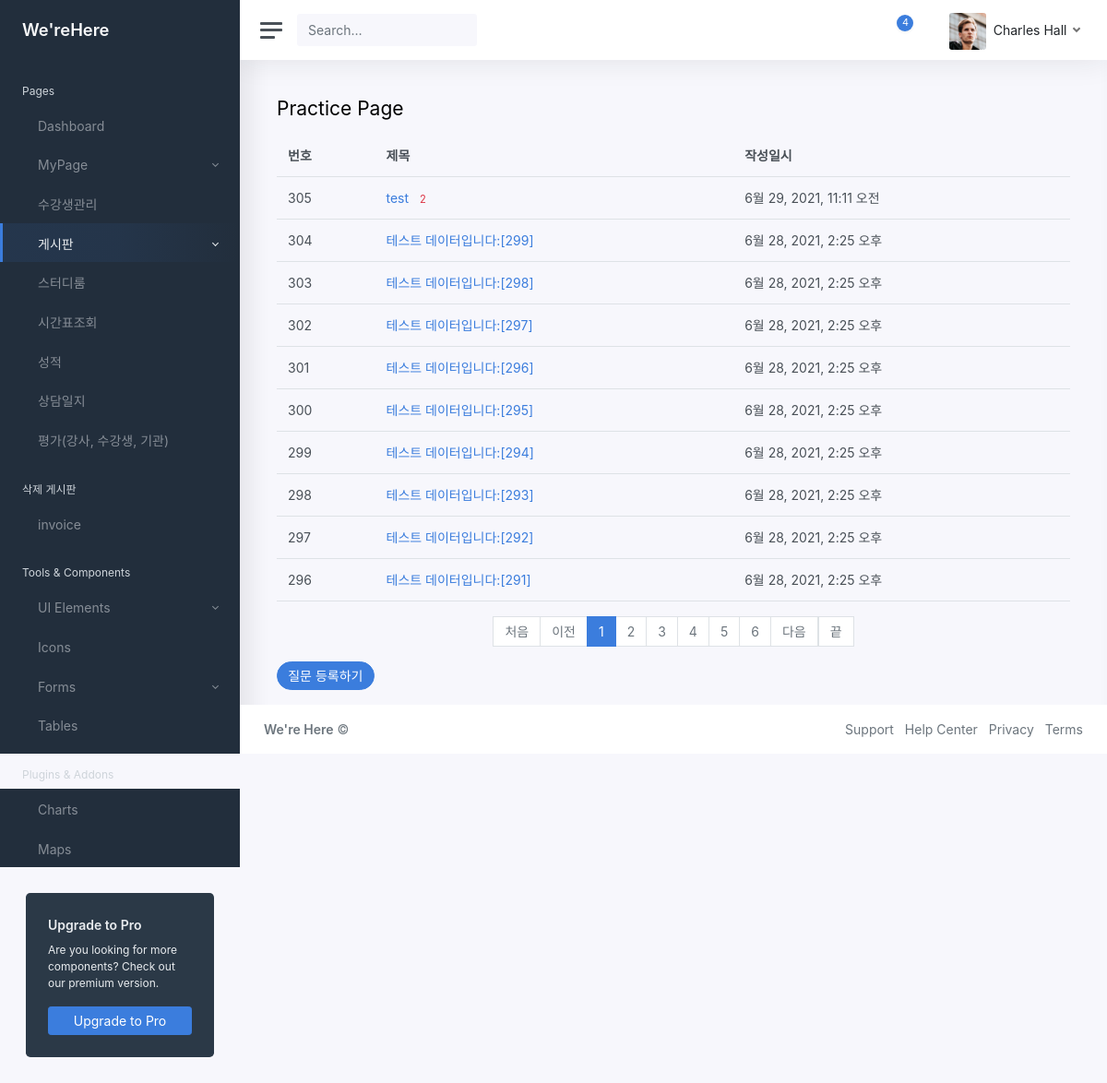
Page /CRM/theme/practice/ on the committed database.
### CRM/models.py (models this page shows)
class Question(models.Model):
    subject = models.CharField(max_length=200)
    content = models.TextField()
    create_date = models.DateTimeField()

### CRM/views.py (the view)
# urls.py: path('theme/practice/', views.theme.theme_practice, name='practice'),
    def theme_practice(request):
        print("PAGE : theme_practice")
        page ='Practice'
        pg = request.GET.get('page','1') # 입력파라미터, 페이지
        question_list = Question.objects.order_by('-create_date') # 조회
        paginator = Paginator(question_list, 10) # 페이지 정리, 10개씩
        pg_obj = paginator.get_page(pg)
        context = {'question_list': pg_obj,
        'page' : page}
        return render(request, './theme/05_practice.html', context)

### CRM/templatetags/CRM_filter.py (called while the page is built)
@register.filter
def sub(value,arg):
    return value - arg

### CRM/templates/Theme/05_practice.html (shortened to what this page needs)
{% load static %}
<!DOCTYPE html>
<html lang="ko-kr">
<head>
	<link href="{% static 'css/app.css' %}" rel="stylesheet">
</head>
{% load CRM_filter %}
<body>
	<div class="wrapper">
		{% include "theme/include/sidebar.html" %}
		<div class="main">
			{% include "theme/include/navbar.html" %}
			<main class="content">
				<div class="container-fluid p-0">
					<h1 class="h3 mb-3">Practice Page</h1>
						<table class="table">
							<thead>
								<th>번호</th>
								<th>제목</th>
								<th>작성일시</th>
							</thead>
							<tbody>
								{% if question_list %}
									{% for question in question_list %}
									<tr>
									<td>{{ question_list.paginator.count|sub:question_list.start_index|sub:forloop.counter0|add:1 }}</td>
									<td>
									<a href="{% url 'CRM:practice_detail' question.id %}">{{ question.subject }}</a>
									{% if question.answer_set.count > 0 %}
										<span class="text-danger small ml-2">{{ question.answer_set.count }}</span>
									{% endif %}
									</td>
									<td>{{ question.create_date }}</td>
									</tr>
									{% endfor %}
								{% else %}
									<tr>
									<td colspan="3">질문이 없습니다.</td>
									</tr>
								{% endif %}
							</tbody>
						</table>
						<ul class="pagination justify-content-center">
						<a class="page-link" href="?page=1">처음</a>
						{% if question_list.has_previous %}
						    <li class="page-item">
							<a class="page-link" href="?page={{ question_list.previous_page_number }}">이전</a>
							</li>
						{% else %}
						    <li class="page-item disabled">
							<a class="page-link" tabindex="-1" aria-disabled="true" href="#">이전</a>
							</li>
						{% endif %}
						{% for page_number in question_list.paginator.page_range %}
							{% if page_number >= question_list.number|add:-5 and page_number <= question_list.number|add:5 %}
						    	{% if page_number == question_list.number %}
								    <li class="page-item active" aria-current="page">
									<a class="page-link" href="?page={{ page_number }}">{{ page_number }}</a>
									</li>
								{% else %}
							  	  <li class="page-item">
									<a class="page-link" href="?page={{ page_number }}">{{ page_number }}</a>
									</li>
								{% endif %}
							{% endif %}
						{% endfor %}
						{% if question_list.has_next %}
						    <li class="page-item">
							<a class="page-link" href="?page={{ question_list.next_page_number }}">다음</a>
							</li>
						{% else %}
						    <li class="page-item disabled">
							<a class="page-link" tabindex="-1" aria-disabled="true" href="#">다음</a>
							</li>
						{% endif %}
						<a class="page-link" href="?page={{ question_list.paginator.count }}">끝</a>
						</ul>
						<a href="{% url 'CRM:practice_q_create' %}" class="btn btn-pill btn-primary">질문 등록하기</a>
				</div>
			</main>
			{% include "theme/include/footer2.html" %}
		</div>
	</div>
</body>
</html>

### rows in the picture
Question: paginator.count|sub "305", subject "test", answer_set.count "2", create_date "6월 29, 2021, 11:11 오전"
Question: paginator.count|sub "304", subject "테스트 데이터입니다:[299]", create_date "6월 28, 2021, 2:25 오후"
Question: paginator.count|sub "303", subject "테스트 데이터입니다:[298]", create_date "6월 28, 2021, 2:25 오후"
Question: paginator.count|sub "302", subject "테스트 데이터입니다:[297]", create_date "6월 28, 2021, 2:25 오후"
Question: paginator.count|sub "301", subject "테스트 데이터입니다:[296]", create_date "6월 28, 2021, 2:25 오후"
Question: paginator.count|sub "300", subject "테스트 데이터입니다:[295]", create_date "6월 28, 2021, 2:25 오후"
Question: paginator.count|sub "299", subject "테스트 데이터입니다:[294]", create_date "6월 28, 2021, 2:25 오후"
Question: paginator.count|sub "298", subject "테스트 데이터입니다:[293]", create_date "6월 28, 2021, 2:25 오후"
Question: paginator.count|sub "297", subject "테스트 데이터입니다:[292]", create_date "6월 28, 2021, 2:25 오후"
Question: paginator.count|sub "296", subject "테스트 데이터입니다:[291]", create_date "6월 28, 2021, 2:25 오후"

### other values in the picture
{{ page_number }} "1"
{{ page_number }} "2" "3" "4" "5" "6"
